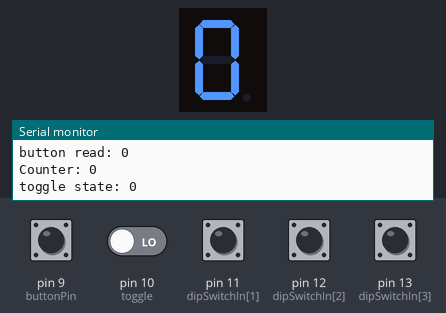
Simulated run of this sketch. Board: Arduino Uno, built with avr-gcc and run on an emulated ATmega328P. On the bench: 1-digit seven-segment display, the last lines printed to the serial monitor. Wiring (inferred from the names in the program): 1-digit 7-segment display, segments lit when HIGH: segments pin 2, pin 3, pin 4, pin 5, pin 6, pin 7, pin 8. Inputs (shaded band) come from the test bench; at power-on: pin 9 (buttonPin), pin 10 (toggle), pin 11 (dipSwitchIn[1]), pin 12 (dipSwitchIn[2]), pin 13 (dipSwitchIn[3]) LOW. The segment pins are drawn as the display they are named for.

Above: at 1.2 s.
1.3 s: pin 11 (dipSwitchIn[1]) pulled HIGH for 0.15 s
At 1.45 s:
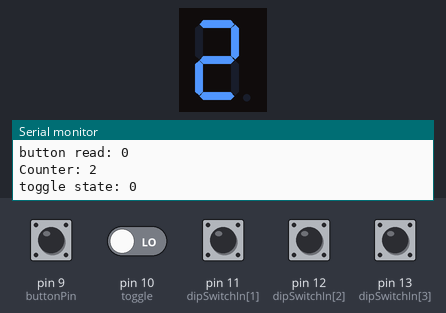
3.0 s: pin 12 (dipSwitchIn[2]) pulled HIGH for 0.15 s
At 3.13 s:
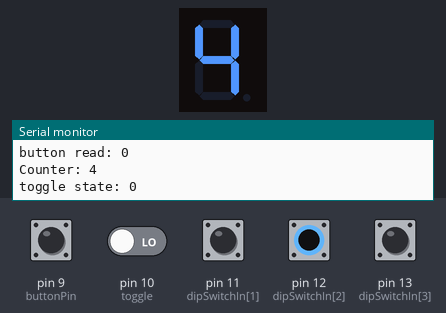
4.7 s: pin 13 (dipSwitchIn[3]) pulled HIGH for 0.15 s
At 4.84 s:
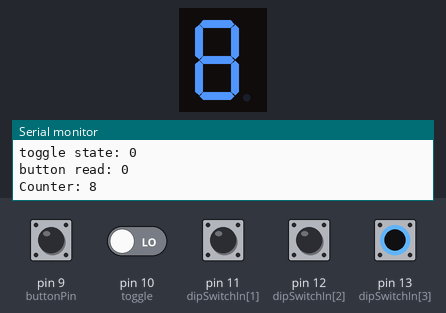
Timing chart, 0 to 7.7 s (numbered marks = the images above; inputs shaded):
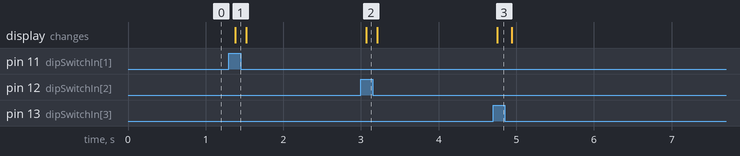

Measured:
- after the input at 1.3 s, the display: changes after 0.08 s (image 1)
- after the input at 3.0 s, the display: changes after 0.07 s (image 2)
- after the input at 4.7 s, the display: changes after 0.05 s (image 3)

The sketch:

LAB5PROB3.ino
```cpp
// C++ code
//Global variables for readButton() function
int buttonPin = 9;
int buttonState;
int lastButtonState = LOW;
float lastDebounceTime = 0;
float debounceDelay = 50;
int sevenSegPins[7] = {2, 3, 4, 5, 6, 7, 8};
int dipSwitchIn[4] = {1, 11, 12, 13};
int toggle = 10;
int toggleState = 0;

//end variables for readButton() function

//other global variables
int counter = 0;
byte sevenSegDigits[10][7] =
	{{1, 1, 1, 1, 1, 1, 0},
	{0, 1, 1, 0, 0, 0, 0},
	{1, 1, 0, 1, 1, 0, 1},
    {1, 1, 1, 1, 0, 0, 1},
    {0, 1, 1, 0, 0, 1, 1},
    {1, 0, 1, 1, 0, 1, 1},
    {1, 0, 1, 1, 1, 1, 1},
    {1, 1, 1, 0, 0, 0, 0},
    {1, 1, 1, 1, 1, 1, 1},
    {1, 1, 1, 0, 0, 1, 1}};
//end
void setup()
{
  Serial.begin(9600);
  //Define input and output pins
  pinMode(buttonPin, INPUT);
  pinMode(toggle, INPUT);
  for(int i = 0; i < 7; i++){
  	pinMode(sevenSegPins[i], OUTPUT);
  }
  for(int j = 0; j < 4; j++){
    pinMode(dipSwitchIn[j], INPUT);
  }
  //end Define input and output pins

  //Set up Serial Communication
  //Display instructions on the computer screen
  //Display initial value (0) on 7-segment display
  for(int i = 0; i < 7; i++){
  	digitalWrite(sevenSegPins[i], sevenSegDigits[0][i]);
  }
  //Display initial value (0) on computer screen
}

void loop()
{
  readButton();
  display_digit(counter);
  //if button is pressed:
  if(buttonState == HIGH){
    if(toggleState == 1){
      counter++;

    }else if(toggleState == 0 && counter > 0){
      counter--;
    }
    else{
      Serial.println("Counter must be non-negative.");
    }
    delay(750);
  }else{
    counter = readSwitchInput();
  }
  //Increment Counter
  //Adjust counter for mod-10 operation
  //Display count on computer screen
  //Display count on 7-seg display
}

void readButton(){
  int reading = digitalRead(buttonPin);
  toggleState = digitalRead(toggle);

  Serial.print("button read: ");
  Serial.println(reading);
  Serial.print("Counter: ");
  Serial.println(counter);
  Serial.print("toggle state: ");
  Serial.println(digitalRead(toggle));

  if (reading != lastButtonState){
    lastDebounceTime = millis();
    Serial.println("Debounce time updated");
  }

  if ((millis() - lastDebounceTime) > debounceDelay) {
    if(reading != buttonState){
      buttonState = reading;
     }
   }
  lastButtonState = reading;
}
void display_digit(int N){
  for(int i = 0; i < 7; i++){
    digitalWrite(sevenSegPins[i], sevenSegDigits[N % 10][i]);
  }
}
int readSwitchInput(){
  int sum = 0;
  for(int i = 0; i < 4; i++){
    if(digitalRead(dipSwitchIn[i]) == HIGH){
      sum += (1 << i);
    }
  }
  return sum;
}
```
